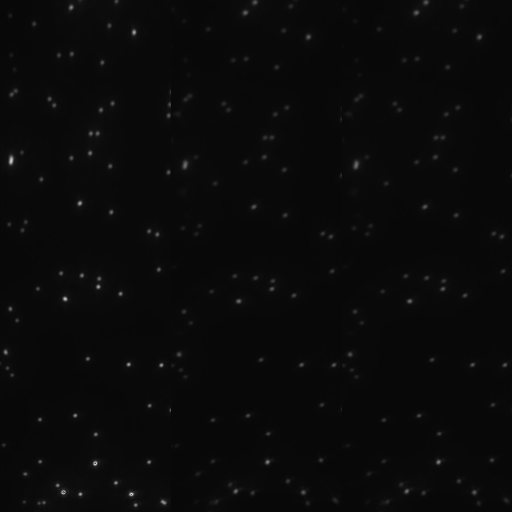
#> input picture Synthetic_3Channel/Synthetic Images hel1/Simple_3CH_hel1.png, 512 x 512 px, given in place of Simple_3CH_hel1_Avg_Frame.png, which was not available; the run also reads 1 picture not shown here
$ python Interactive_Select_Peaks_hel1.py
#> lines starting #> are read from the running program, lines starting #| are printed output that depends on the picture; pictures that were not available may be replaced by others from this repository, and a replacement may not be noted
#> further down, image is the input picture: shape (512, 512); min 8, max 213, mean 9.9
### pma_open.py
import os
import numpy as np
import struct
import matplotlib.pyplot as plt
import imageio.v2 as imageio
from skimage import io
from PIL import Image
from skimage.feature import peak_local_max
from matplotlib import patches
from matplotlib.ticker import MultipleLocator

# [147 lines left out: functions read_pma_f0, read_pma, generate_images, generate_mp4, avg_frame_arr, avg_frame_png, not called in this run]

def dim_to_3(image):
    """ Converts a 2D grayscale image to a 3D RGB image"""
    return np.stack((image,) * 3, axis=-1)

def find_peaks_scipy_IDL(image_path, sigma=3, block_size=16, scaler_percent=32):
    """
    Finds peaks in an image using a method similar to IDL's peak finding.
    Calculates and removes background from the original image.

    Returns the coordinates of identified peaks and the background-subtracted image.
    """
#> called with sigma = 3, block_size = 16, scaler_percent = 32
    std = 4*sigma
    # Load image (assumes grayscale uint8 image)
    image = io.imread(image_path, as_gray=True).astype(np.uint8)
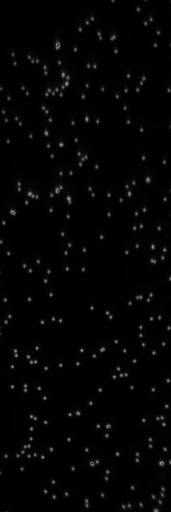
#> input picture Synthetic_3Channel/Simple_3CH_hel1_Avg_Frame/hel1_Avg_Frame_CH1.png, 171 x 512 px, found by its file name
#> image is the input picture: shape (512, 171); min 0, max 162, mean 4.7
    height, width = image.shape
#> height = 512; width = 171
    image_1 = image.copy()
    min_intensity = np.min(image_1)
#> min_intensity = 0
    max_intensity = np.max(image_1)
#> max_intensity = 162
    threshold = min_intensity + (scaler_percent / 100.0) * (max_intensity - min_intensity)
#> threshold = 51.84

    background = np.zeros((height, width), dtype=np.float32)

    for i in range(8, height, block_size):
        for j in range(8, width, block_size):
            background[(i-8)//block_size, (j-8)//block_size] = np.min(image_1[i-8:i+8, j-8:j+8])
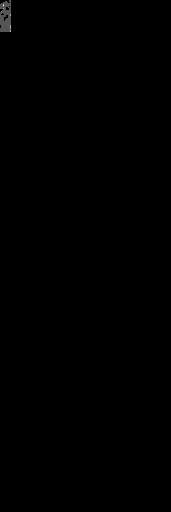
#> background: shape (512, 171) float32; min 0, max 3, mean 0.00353; drawn with min black and max white

    # Subtract background
    background = np.clip(background.astype(np.uint8) - 10, 0, 255)
    image_1 = image - background

    image_2 = image_1.copy()
    med = np.median(image_1)
#> med = 11

    # Apply threshold
    image_2[image_2 < (med + 3*std)] = 0

    # Detect peaks using peak_local_max
    peak_coords = peak_local_max(image_2, min_distance=int(sigma), threshold_abs=threshold)
#> peak_coords = 225 pairs, first value 9 to 506, second value 3 to 166

    return peak_coords, image_2

#Same Good Peaks as in img_avg.ipynb file
def good_peak_finder(image_path, sigma=3, block_size=16, scaler_percent=32, boarder=10, max_rad=3):
    """
    Identifies good peaks in an image by filtering out peaks that are:
    1. too close to the border
        or
    2. have a radius below a max_rad
    """
    peaks_coords_IDL, image_2 = find_peaks_scipy_IDL(image_path, sigma, block_size, scaler_percent)
#> peaks_coords_IDL has the same summary as peak_coords in find_peaks_scipy_IDL
    bad_peaks = []
    good_peaks = []
    height, width = io.imread(image_path).shape
#> height = 512; width = 171

    for peak in peaks_coords_IDL:
        y, x = peak
        # Extract the peak region, if pixels outside of 5x5 region are non-zero, then append peak to large_peaks
        if y < boarder or y > height - boarder or x < boarder or x > width - boarder:
            bad_peaks.append(peak)
        elif image_2[y, x + max_rad+1] > 0 or image_2[y, x - max_rad-1] > 0 or image_2[y+max_rad+1, x ] > 0 or image_2[y-max_rad-1, x] > 0:
            bad_peaks.append(peak)
        else:
            good_peaks.append(peak)
#> this loop made 225 passes
#> (y, x) on passes 1 to 3: (198, 68), (179, 147), (74, 63)
#> after the loop, bad_peaks = 58 pairs, first value 9 to 506, second value 3 to 166; good_peaks = 167 pairs, first value 18 to 502, second value 12 to 160

    good_peaks = np.array(good_peaks)
    bad_peaks = np.array(bad_peaks)

    return good_peaks, bad_peaks

def shift_peaks(peaks, shift=[0, 256]):
    """
    Shift peak coordinates by [0, 256]
    """
    return np.add(peaks, shift)


def init_annot(ax, text="", xy=(0, 0), xytext=(0, 10),textcoords="offset points", bbox=dict(boxstyle="round", fc="w"), arrowprops=dict(arrowstyle="->", color="w")):
    """
    Initializes the annotation object for interactive plots.
    """
    global annot
    annot = ax.annotate(text, xy=xy, xytext=xytext, textcoords=textcoords, bbox=bbox, arrowprops=arrowprops)
    annot.set_visible(False)
    return annot

# [999 lines left out: functions update_annot, print_coords_trigger, find_pairs, find_polyfit_params, apply_polyfit_params, draw_circle and 16 more, not called in this run]

### Synthetic_3Channel/Interactive_Select_Peaks_hel1.py
from pathlib import Path
import sys

current_file_path = Path(__file__)
# Get the parent directory of the current directory (i.e., SummerProject)
parent_directory = current_file_path.parent.parent
sys.path.append(str(parent_directory))
from pma_open import *

#My image
image_path = "Synthetic_3Channel/Simple_3CH_hel1_Avg_Frame/Simple_3CH_hel1_Avg_Frame.png"
image = io.imread(image_path, as_gray=True)

#Chanel image paths
CH1_img_path = "Synthetic_3Channel/Simple_3CH_hel1_Avg_Frame/hel1_Avg_Frame_CH1.png"
CH2_img_path = "Synthetic_3Channel/Simple_3CH_hel1_Avg_Frame/hel1_Avg_Frame_CH2.png"
CH3_img_path = "Synthetic_3Channel/Simple_3CH_hel1_Avg_Frame/hel1_Avg_Frame_CH3.png"
good_peaks_1,_ = good_peak_finder(CH1_img_path)
#> good_peaks_1 has the same summary as good_peaks in good_peak_finder
good_peaks_2,_ = good_peak_finder(CH2_img_path)
#> call 2 of find_peaks_scipy_IDL, with sigma = 3, block_size = 16, scaler_percent = 32
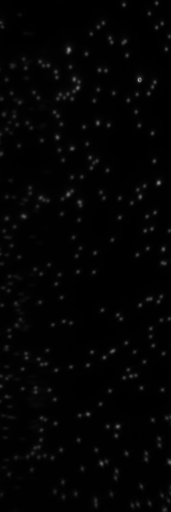
#> input picture Synthetic_3Channel/Simple_3CH_hel1_Avg_Frame/hel1_Avg_Frame_CH2.png, 171 x 512 px, found by its file name
#> in find_peaks_scipy_IDL, image is the input picture: shape (512, 171); min 0, max 158, mean 3.5
#> in find_peaks_scipy_IDL (call 2), `max_intensity = np.max(image_1)`: max_intensity = 158
#> in find_peaks_scipy_IDL (call 2), `threshold = min_intensity + (scaler_percent / 100.0) * (max_intensity ..`: threshold = 50.56
#> in find_peaks_scipy_IDL (call 2), `peak_coords = peak_local_max(image_2, min_distance=int(sigma), thresho..`: peak_coords = 198 pairs, first value 3 to 505, second value 3 to 166
#> the loop in good_peak_finder (call 2), `for peak in peaks_coords_IDL:` made 198 passes
#> (y, x) on passes 1 to 3: (80, 138), (49, 68), (182, 158)
#> good_peaks_2 = 161 pairs, first value 13 to 486, second value 11 to 161
good_peaks_3,_ = good_peak_finder(CH3_img_path)
#> good_peaks_3 = 159 pairs, first value 13 to 486, second value 11 to 159

# Move good_peaks_1 to CH2 to display full image
good_peaks_2_CH2 = shift_peaks(good_peaks_2, [0,171])
#> good_peaks_2_CH2 = 161 pairs, first value 13 to 486, second value 182 to 332
good_peaks_3_CH3 = shift_peaks(good_peaks_3, [0,342])
#> good_peaks_3_CH3 = 159 pairs, first value 13 to 486, second value 353 to 501
#Linear shift to find most pairs
good_peaks_2_CH2_shift = shift_peaks(good_peaks_2_CH2, shift=[-1, -10])
#> good_peaks_2_CH2_shift = 161 pairs, first value 12 to 485, second value 172 to 322
good_peaks_3_CH3_shift = shift_peaks(good_peaks_3_CH3, shift=[-1, -11])
#> good_peaks_3_CH3_shift = 159 pairs, first value 12 to 485, second value 342 to 490

fig = plt.figure(figsize=(8, 8))
ax = fig.subplots()
plt.axhline(y= 102, color='w', linestyle='--')
plt.axhline(y= 204, color='w', linestyle='--')
plt.axhline(y= 308, color='w', linestyle='--')
plt.axhline(y= 410, color='w', linestyle='--')

plt.axvline(x= 86, color='w', linestyle='--')
plt.axvline(x= 256, color='w', linestyle='--')
plt.axvline(x= 428, color='w', linestyle='--')

plt.axvline(x= 171, color='w', linestyle='-')
plt.axvline(x= 342, color='w', linestyle='-')

plt.suptitle("CH1, CH2 and CH3 Identified Peaks", fontsize=16)
plt.title("Hover over points to see peak index and coordinates \n Click on peaks to print peak info in terminal \n Indentify and select corresponding peaks in CH1, CH2 and CH3 from each section of the image", fontsize=10)
ax.set_xlabel("X")
ax.set_ylabel("Y")
ax.imshow(image, cmap="gray")
scat1 = ax.scatter(good_peaks_1[:, 1], good_peaks_1[:, 0], s=50, facecolors='none', edgecolors='g', label='Peaks from CH1')
scat2 = ax.scatter(good_peaks_2_CH2_shift[:, 1], good_peaks_2_CH2_shift[:, 0], s=50, facecolors='none', edgecolors='orange', label='Peaks from CH2')
scat3 = ax.scatter(good_peaks_3_CH3_shift[:, 1], good_peaks_3_CH3_shift[:, 0], s=50, facecolors='none', edgecolors='pink', label='Peaks from CH3')
ax.legend(loc='upper right', bbox_to_anchor=(1.1, 1.15))

annot = init_annot(ax=ax)

scatter_data = [(scat1, good_peaks_1, "CH1"), (scat2, good_peaks_2_CH2_shift, "CH2"), (scat3, good_peaks_3_CH3_shift, "CH3")]
# Connect hover event to the figure
fig.canvas.mpl_connect("motion_notify_event", lambda event: print_coords_trigger(event, fig, scatter_data))
fig.canvas.mpl_connect("button_press_event", lambda event: print_coords_trigger(event, fig, scatter_data))

plt.show()
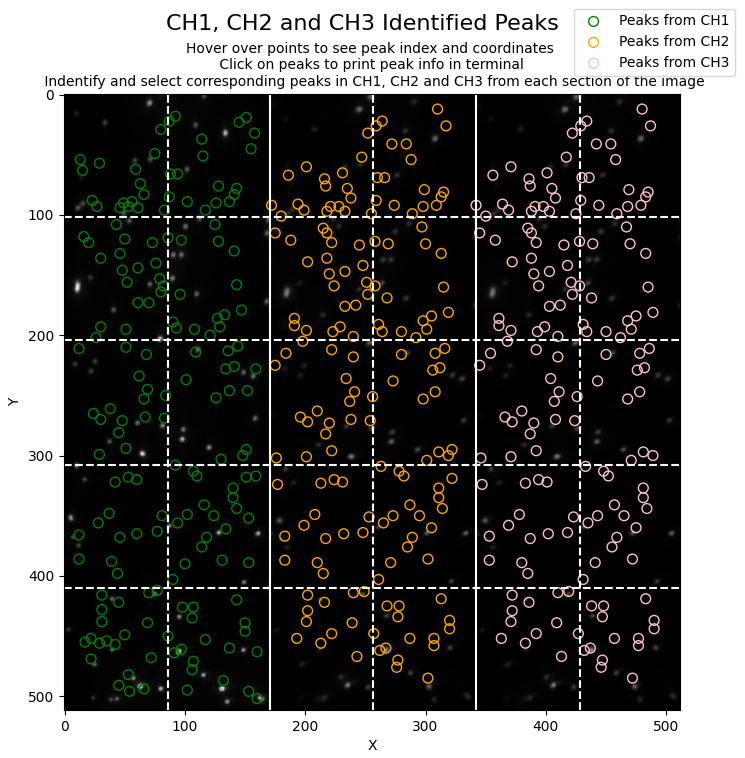
#> figure drawn by matplotlib, 1 panel
